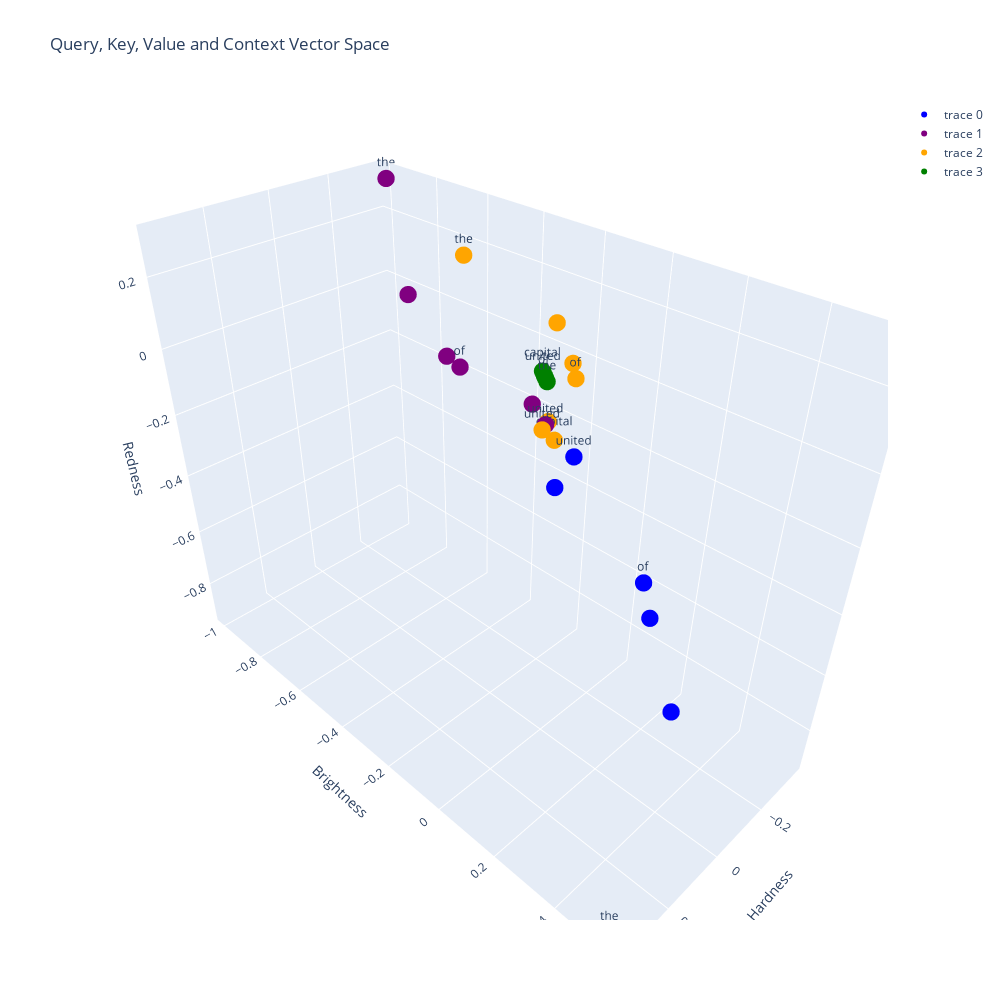

This figure's notebook cell:
### Code cell
from plot_tokens import plot_tokens

u_sentences = [
  {
    "words": q_of_sentence.detach().numpy(),
    "labels": u_tokenizer.tokenize(prompt),
    "color": "blue",
  },
  {
    "words": k_of_sentence.detach().numpy(),
    "labels": u_tokenizer.tokenize(prompt),
    "color": "purple",
  },
  {
    "words": v_of_sentence.detach().numpy(),
    "labels": u_tokenizer.tokenize(prompt),
    "color": "orange",
  },
  {
    "words": context_vector.detach().numpy(),
    "labels": u_tokenizer.tokenize(prompt),
    "color": "green",
  },
]

plot_tokens(u_sentences, "Query, Key, Value and Context Vector Space")

### Figure 1 — Plotly figure (JSON) as saved in the notebook; plotly's stock layout.template omitted (floating-point values rounded to 4 significant figures)
{"data": [{"hoverinfo": "text", "marker": {"color": "blue", "size": 6}, "mode": "markers+text", "text": ["the", " ", "capital", " ", "of", " ", "united"], "type": "scatter3d", "x": [0.3647, 0.02975, 0.0, 0.09524, 0.01776, 0.03841, 0.02017], "y": [0.5414, 0.03346, 0.0, 0.4557, 0.2935, 0.3345, 0.07595], "z": [-0.9115, -0.09893, 0.0, -0.4649, -0.2356, -0.3014, -0.001697]}, {"hoverinfo": "text", "marker": {"color": "purple", "size": 6}, "mode": "markers+text", "text": ["the", " ", "capital", " ", "of", " ", "united"], "type": "scatter3d", "x": [-0.3679, -0.04892, 0.0, 0.004593, 0.06845, 0.06422, 0.007432], "y": [-0.9922, -0.1141, 0.0, -0.4798, -0.2339, -0.2823, -0.02137], "z": [0.2971, 0.0288, 0.0, 0.2072, 0.1242, 0.1331, 0.03486]}, {"hoverinfo": "text", "marker": {"color": "orange", "size": 6}, "mode": "markers+text", "text": ["the", " ", "capital", " ", "of", " ", "united"], "type": "scatter3d", "x": [-0.2291, -0.04287, 0.0, -0.009445, 0.03282, 0.0181, 0.04961], "y": [-0.5278, -0.05753, 0.0, -0.01547, 0.07884, 0.05654, 0.005788], "z": [0.2303, 0.007489, 0.0, 0.2789, 0.1974, 0.2195, 0.05025]}, {"hoverinfo": "text", "marker": {"color": "green", "size": 6}, "mode": "markers+text", "text": ["the", " ", "capital", " ", "of", " ", "united"], "type": "scatter3d", "x": [-0.01453, -0.02484, -0.02584, -0.01806, -0.02111, -0.02028, -0.02466], "y": [-0.04124, -0.06349, -0.06566, -0.0489, -0.05547, -0.05368, -0.0631], "z": [0.1278, 0.1395, 0.1405, 0.1315, 0.1351, 0.1341, 0.1394]}], "layout": {"height": 1000, "scene": {"xaxis": {"title": {"text": "Hardness"}}, "yaxis": {"title": {"text": "Brightness"}}, "zaxis": {"title": {"text": "Redness"}}}, "title": {"text": "Query, Key, Value and Context Vector Space"}, "width": 1000}}
